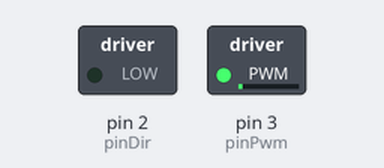
Recording of a sketch running on a simulated Arduino Uno, built with avr-gcc and run on an emulated ATmega328P. On the bench: switched loads named in the sketch (green lamp = pin HIGH).

Above: at 0.15 s.
At 1.0 s:
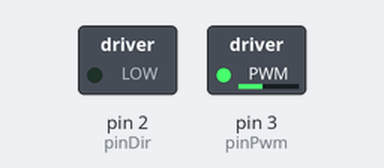
Timing chart, 0 to 2.5 s (numbered marks = the images above):
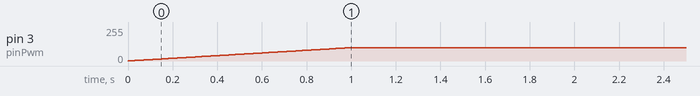

The sketch:

motor_constant_speed.ino
```cpp
/*******************************************************************************
 * IO DEFINITION                                                                *
 *******************************************************************************/

// PWM is connected to pin 3.
const int pinPwm = 3;

// DIR is connected to pin 2.
const int pinDir = 2;


/*******************************************************************************
 * PRIVATE GLOBAL VARIABLES                                                     *
 *******************************************************************************/

// Speed of the motor.
static int iSpeed = 0;

// Acceleration of the motor.
static int iAcc = 1;


/*******************************************************************************
 * FUNCTIONS                                                                    *
 *******************************************************************************/

// The setup routine runs once when you press reset.
void setup() {
  // Initialize the PWM and DIR pins as digital outputs.
  pinMode(pinPwm, OUTPUT);
  pinMode(pinDir, OUTPUT);
}


// The loop routine runs over and over again forever.
void loop() {

  // Control the motor according to the speed value.
  // Positive speed value = CW,
  // Negative speed value = CCW.
   iSpeed += iAcc;
   analogWrite(pinPwm, iSpeed);
    digitalWrite(pinDir, LOW);
  if (iSpeed ==100) {
    iAcc=0;


  }
  delay(10);

  // Increase/Decrease the speed according to the acceleration.


  // Change the acceleration sign when full speed is reached.

  }
```

Measured:
- by itself, pin 3 (pinPwm): moves from 0/255 to 100/255 over 0.99 s
